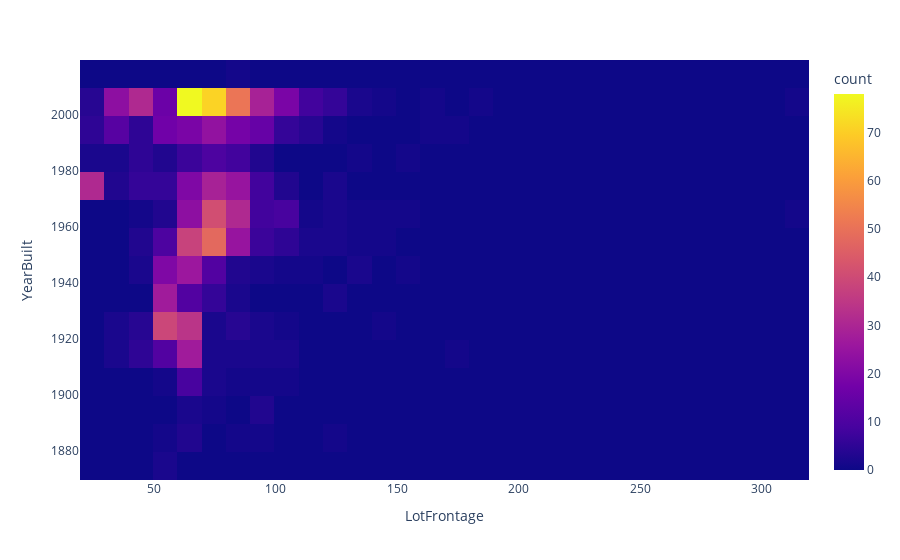

Notebook code for this chart:
### Code cell
# Heatmap using px for Pclass and Survived
fig = px.density_heatmap(dataSet, x = "LotFrontage", y = "YearBuilt")
fig.show()

### Figure 1 — Plotly figure (JSON) as saved in the notebook; plotly's stock layout.template omitted (floating-point values rounded to 4 significant figures; data arrays with more than 128 entries replaced by an {"elided": "..."} marker saying what was removed)
{"data": [{"coloraxis": "coloraxis", "hovertemplate": "LotFrontage=%{x}<br>YearBuilt=%{y}<br>count=%{z}<extra></extra>", "name": "", "type": "histogram2d", "x": {"elided": "1460 int values"}, "xaxis": "x", "xbingroup": "x", "y": {"elided": "1460 int values"}, "yaxis": "y", "ybingroup": "y"}], "layout": {"coloraxis": {"colorbar": {"title": {"text": "count"}}, "colorscale": [[0, "#0d0887"], [0.1111, "#46039f"], [0.2222, "#7201a8"], [0.3333, "#9c179e"], [0.4444, "#bd3786"], [0.5556, "#d8576b"], [0.6667, "#ed7953"], [0.7778, "#fb9f3a"], [0.8889, "#fdca26"], [1, "#f0f921"]]}, "legend": {"tracegroupgap": 0}, "margin": {"t": 60}, "xaxis": {"anchor": "y", "domain": [0, 1], "title": {"text": "LotFrontage"}}, "yaxis": {"anchor": "x", "domain": [0, 1], "title": {"text": "YearBuilt"}}}}
